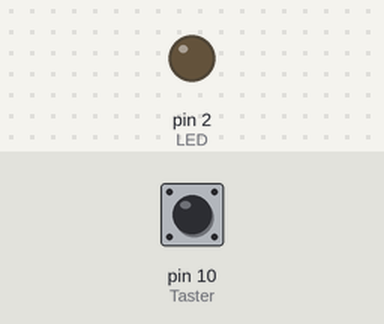
Recording of a sketch running on a simulated Arduino Uno, built with avr-gcc and run on an emulated ATmega328P. Parts: output pins drawn as LEDs (lit = HIGH). The test bench sets the inputs (shaded band); at power-on: pin 10 (Taster) LOW.

Above: at 1.2 s.
1.3 s: pin 10 (Taster) pulled HIGH for 0.15 s
At 2.2 s:
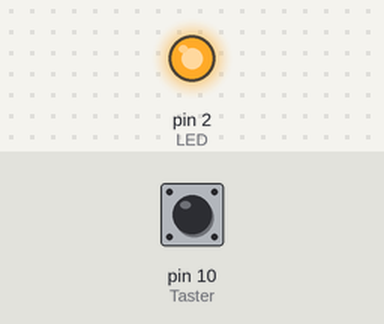
3.0 s: pin 10 (Taster) pulled HIGH for 0.15 s
At 3.1 s:
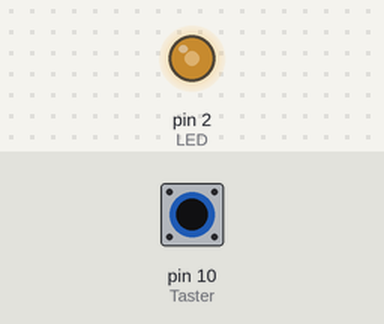
4.7 s: pin 10 (Taster) pulled HIGH for 1 s
At 6.9 s:
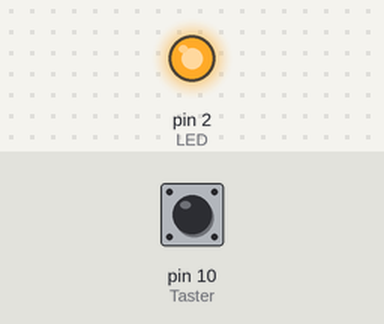
7.2 s: pin 10 (Taster) pulled HIGH for 3.2 s
At 8.0 s:
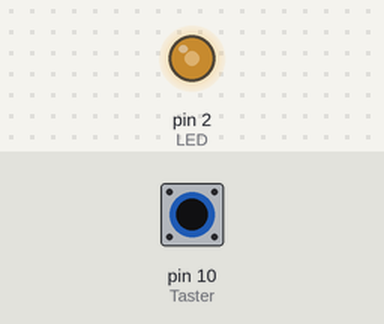
Timing chart, 0 to 11.9 s (numbered marks = the images above; inputs shaded):
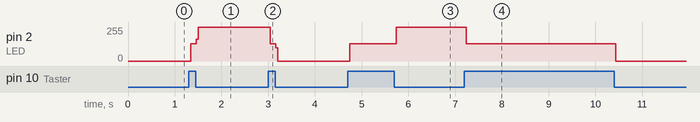

The sketch:

Taster.ino
```cpp
/*
   Funktion:        Taster gedrückt LED ein
   Programierer:    Eric Junker
   letzte Änderung: 25.09.2020
   Version:         1.0
   Hardware:        Taster, LED grün
*/

#define LED 2         //Grüne LED Pin 2
#define Taster 10     //Taster auf Pin 10

boolean statusLed = 0;  //Taster ist nicht gedrückt

void setup()
{
  Serial.begin(9600);
  pinMode(LED, OUTPUT);
  pinMode(Taster, INPUT);

}

void loop()
{
  if (digitalRead(Taster) == 1)
  {
    if (statusLed == 1)
    {
      digitalWrite(LED, LOW);
      statusLed = 0;
    }
    else
    {
      digitalWrite(LED, HIGH);
      statusLed = 1;
    }

  }
}
```

Measured:
- after the input at 1.3 s, pin 2 (LED): 0/255 → 130/255 at once, → 255/255 0.12 s later
- after the input at 3.0 s, pin 2 (LED): 255/255 → 130/255 at once, → 0/255 0.12 s later
- after the input at 4.7 s, pin 2 (LED): 0/255 → 130/255 at once, → 255/255 1.0 s later
- after the input at 7.2 s, pin 2 (LED): 255/255 → 130/255 at once, → 0/255 3.2 s later
